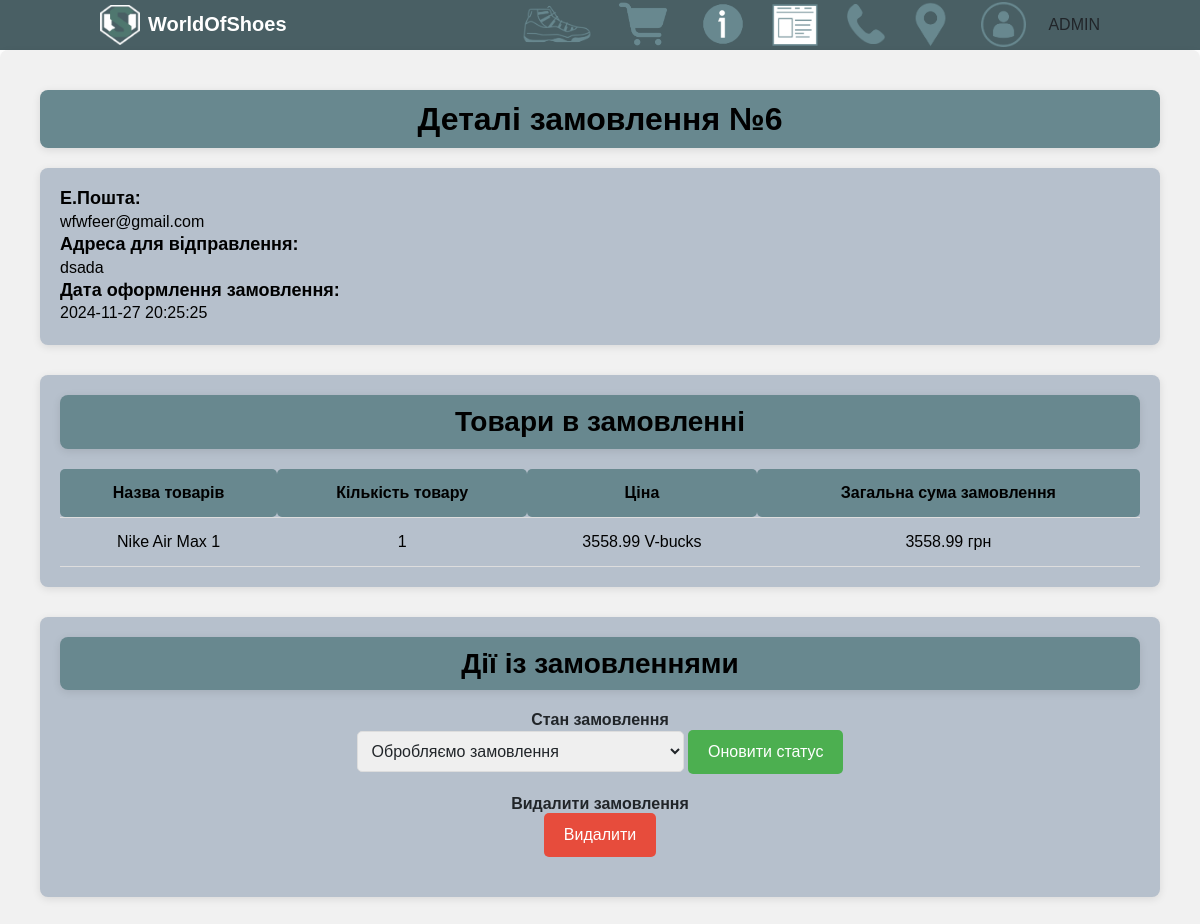
Screenshot of /admin/order/6 (signed in) with the database file from the repository.
### tables this page shows
CREATE TABLE orders (id INTEGER PRIMARY KEY AUTOINCREMENT, email TEXT, address TEXT, total_price REAL, status TEXT, date TEXT);

CREATE TABLE order_items (id INTEGER PRIMARY KEY AUTOINCREMENT, order_id INTEGER, product_id INTEGER, quantity INTEGER, FOREIGN KEY (order_id) REFERENCES orders (id), FOREIGN KEY (product_id) REFERENCES products (id));

CREATE TABLE products (id INTEGER PRIMARY KEY AUTOINCREMENT, name TEXT, price REAL, image TEXT);

### routes/admin.py (the view)
@admin_bp.route('/admin/order/<int:order_id>')
def details(order_id):
    if session.get('is_admin') is not True:  # Перевірка, чи є в сесії ключ is_admin
        flash('У вас немає прав адміна')
        return redirect(url_for('base'))
    order, items = get_order_details(order_id)
    return render_template('details.html', order=order, items=items)

### models.py (called while the page is built)
def get_db_connection():
    conn = sqlite3.connect('WorldOfShoes/flaskProject/db world of shoes.db')
    conn.row_factory = sqlite3.Row
    return conn

def get_order_details(order_id):
    conn = get_db_connection()
    order = conn.execute('SELECT * FROM orders WHERE id = ?', (order_id,)).fetchone()
    items = conn.execute('SELECT oi.quantity, p.name, p.price FROM order_items oi JOIN products p ON oi.product_id = p.id WHERE oi.order_id = ?', (order_id,)).fetchall()
    conn.close()
    return order, items

### templates/details.html (shortened to what this page needs)
{% extends "base.html" %}
{% block content %}
<link rel="stylesheet" href="{{ url_for('static', filename='css/admin.css') }}">
<div class="adminbg">
    <div class="order-header">
        <h1><b>Деталі замовлення №{{ order['id'] }}</b></h1>
    </div>
    <div class="order-details">
        <div class="detailsinfo">
            <h2><b>Е.Пошта:</b></h2>
            <p>{{ order['email'] }}</p>
        </div>
        <div class="detailsinfo">
            <h2><b>Адреса для відправлення:</b></h2>
            <p>{{ order['address'] }}</p>
        </div>
        <div class="detailsinfo">
            <h2><b>Дата оформлення замовлення:</b></h2>
            <p>{{ order['date'] }}</p>
        </div>
    </div>
    <div class="order-items">
        <h1><b>Товари в замовленні</b></h1>
        <table>
            <thead>
                <tr>
                    <th>Назва товарів</th>
                    <th>Кількість товару</th>
                    <th>Ціна</th>
                    <th>Загальна сума замовлення</th>
                </tr>
            </thead>
            <tbody>
                {% for item in items %}
                <tr>
                    <td>{{ item['name'] }}</td>
                    <td>{{ item['quantity'] }}</td>
                    <td>{{ item['price'] }} V-bucks</td>
                    <td>{{ item['price'] * item['quantity'] }} грн</td>
                </tr>
                {% endfor %}
            </tbody>
        </table>
    </div>
    <div class="order-actions">
        <h1><b>Дії із замовленнями</b></h1>
        <div class="order-status">
            <h2><b>Стан замовлення</b></h2>
            <form action="{{ url_for('admin.update_order', order_id=order['id']) }}" method="post">
                <select name="status" class="status-select">
                    <option value="Обробляємо замовлення" {% if order['status'] == 'Обробляємо замовлення' %}selected{% endif %}>Обробляємо замовлення</option>
                </select>
                <button type="submit" class="button-update">Оновити статус</button>
            </form>
        </div>
        <div class="order-delete">
            <h2><b>Видалити замовлення</b></h2>
            <form action="{{ url_for('admin.delete_order_route', order_id=order['id']) }}" method="post">
                <button type="submit" class="button-delete">Видалити</button>
            </form>
        </div>
    </div>
</div>
{% endblock %}

### static/css/admin.css (style rules this page uses)
body { font-family: Arial, sans-serif; background-color: #f9f9f9; }
.adminbg { padding: 40px; background-color: #f1f1f1; max-width: 1400px; margin: 0 auto; border-radius: 8px; box-shadow: 0 4px 10px rgba(0, 0, 0, 0.1); }
.order-header h1 { text-align: center; font-size: 32px; color: #000000; margin-bottom: 20px; }
.order-details, .order-items, .order-actions { background-color: rgb(182, 192, 204); padding: 20px; margin-bottom: 30px; border-radius: 8px; box-shadow: 0 2px 8px rgba(0, 0, 0, 0.1); }
h1 { background-color: rgb(104, 136, 143); padding: 10px; margin-bottom: 30px; border-radius: 8px; box-shadow: 0 2px 8px rgba(0, 0, 0, 0.1); }
.detailsinfo h2 { font-size: 18px; color: #000000; }
.detailsinfo p { font-size: 16px; color: #000000; }
.order-items h1 { text-align: center; font-size: 28px; margin-bottom: 20px; color: #000000; }
table { width: 100%; border-collapse: collapse; margin: 0 auto; }
table th, table td { padding: 12px; text-align: center; font-size: 16px; border-bottom: 1px solid #ddd; color: #000000; }
table th { background-color: rgb(104, 136, 143); font-weight: bold; border-radius: 5px; }
.order-actions h1 { text-align: center; font-size: 28px; color: #000000; margin-bottom: 20px; }
.order-status, .order-delete { text-align: center; margin-bottom: 20px; }
.status-select { padding: 10px; font-size: 16px; border-radius: 5px; border: 1px solid #ddd; }
.button-update, .button-delete { padding: 10px 20px; font-size: 16px; border-radius: 5px; cursor: pointer; transition: background-color 0.3s; }
.button-update { background-color: #4CAF50; color: #fff; border: none; }
.button-delete { background-color: #e74c3c; color: #fff; border: none; }

### templates/base.html (style rules this page uses)
body { font-family: 'Arial', sans-serif; }

### rows the page displays
orders: id "6", email "wfwfeer@gmail.com", address "dsada", date "2024-11-27 20:25:25"
order_items: name "Nike Air Max 1", quantity "1", price "3558.99", item['price']*item['quantity'] "3558.99"
